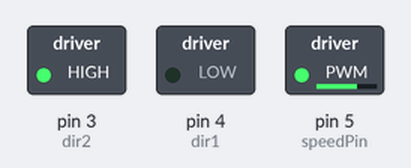
Bench run of a sketch on a simulated Arduino Uno, built with avr-gcc and run on an emulated ATmega328P. Shown: switched loads named in the sketch (green lamp = pin HIGH).

Above: at 0.05 s.
Timing chart, 0 to 5.8 s (numbered marks = the images above):
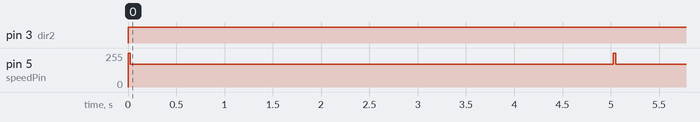

The sketch:

Tuesday_DC_Motor_Control.ino
```cpp
// Need L293d motor controller, Power Supply, DC motor and Fan
// Later need Tilt Switch

//WARNINGS:
// Motor will draw too much current if plugged straight into the Arduino digital pins
// Motor acts as an inductor - cannot instantaneously change the current within a coil of wire - backward voltage spike back into Arduino
// Power management and heat management are important - need controllers and power supplies that suit the motor used
// Power Supply rails MUST match the breadboard positive and negative rails
// Power Supply jumper needs to be attached to 5V and VCC, otherwise 5V not supplied

//notch on the chip shows pin 1
// chip controls speed and direction of two appropriately sized DC motors (Pins on left control 1 motor, right side another)

//EN1 controls the speed of the motor - analogWrite to EN1, need squigly line pin to PWM function
// IN1 and IN7 control direction
// OUT1 and OUT2 connect to the motor
//Pin 4 is ground of supply
//+Vmotor is power from power supply

int speedPin=5;
int dir1=4;
int dir2=3;
int mSpeed=170; // 0 - 255

void setup() {
  // put your setup code here, to run once:
pinMode(speedPin, OUTPUT);
pinMode(dir1, OUTPUT);
pinMode(dir2, OUTPUT);
Serial.begin(9600);

}

void loop() {
  // put your main code here, to run repeatedly:

// Directions set in opposite directions for motor to spin one way
digitalWrite(dir1, LOW);
digitalWrite(dir2, HIGH);
analogWrite(speedPin, 255);     //code gives the motor a jumpstart if the speed was originally set low
delay(25);
analogWrite(speedPin, mSpeed);  //sets speed of motor
delay(5000);
}
```

Measured:
- by itself, pin 3 (dir2): LOW → HIGH at 0.00 s
- by itself, pin 5 (speedPin): alternates 255/255 for 0.03 s and 170/255 for 5.0 s
